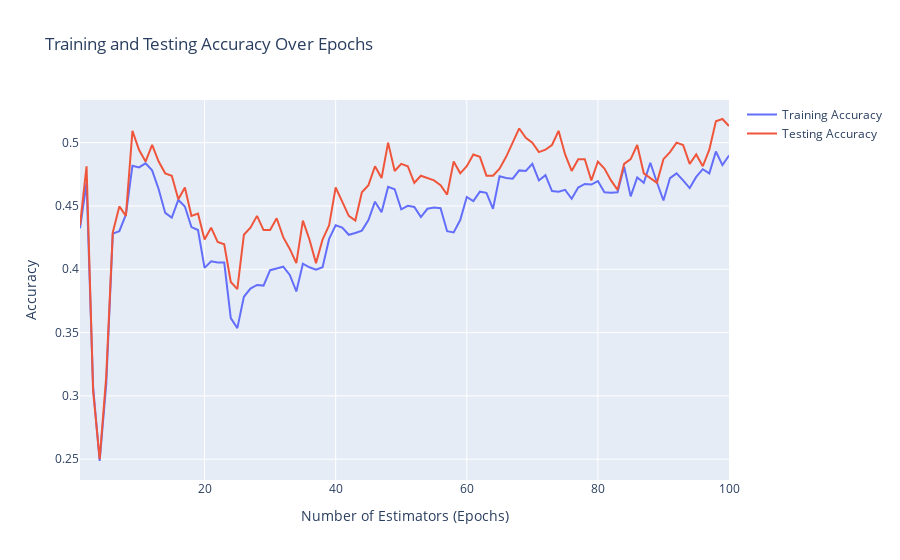

Write notebook code for a chart like this one.
### Code cell
# Create a line plot for both training and testing accuracy using Plotly
fig = go.Figure()

fig.add_trace(go.Scatter(x=np.arange(1, n_estimators + 1), y=training_accuracy, mode='lines', name='Training Accuracy'))
fig.add_trace(go.Scatter(x=np.arange(1, n_estimators + 1), y=testing_accuracy, mode='lines', name='Testing Accuracy'))

fig.update_layout(title='Training and Testing Accuracy Over Epochs',
                  xaxis_title='Number of Estimators (Epochs)',
                  yaxis_title='Accuracy')

fig.show()
